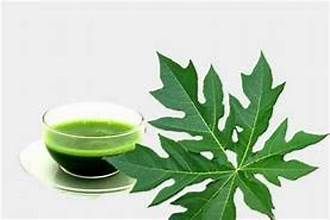
#> input picture Sesi2_Hisyam/Foto/DNPepaya.jfif, 330 x 220 px, found by its file name
$ python Green_Channel.py
#> lines starting #> are read from the running program, lines starting #| are printed output that depends on the picture
import numpy as np
import imageio.v3 as img

image_path = "C:/Users/Aspire_Black/Documents/PCG_Smes5_Hisyam/Sesi2_Hisyam/Foto/DNPepaya.jfif"
image = img.imread(image_path)
#> image is the input picture: shape (220, 330, 3); mean R, G, B 186.4, 203.4, 181.5

if len (image.shape) < 3 or image.shape[2] != 3:
    print("Format Gambar Harus RGB")
    exit()

red = image[:,:,0]
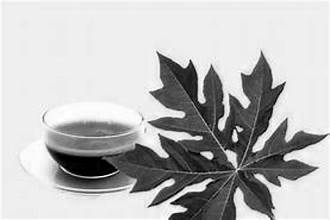
#> red: shape (220, 330); min 0, max 255, mean 186.4
green = image[:,:,1]
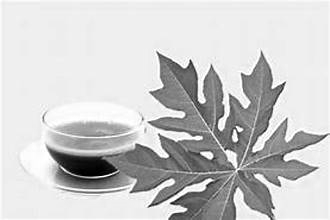
#> green: shape (220, 330); min 0, max 255, mean 203.4
blue = image[:,:,2]
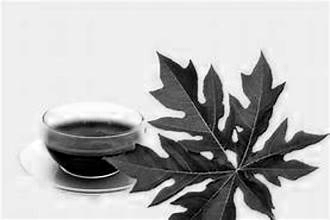
#> blue: shape (220, 330); min 0, max 255, mean 181.5

image_green = np.zeros_like(image)
image_green[:,:,1] = green
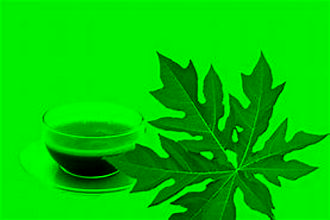
#> image_green: shape (220, 330, 3); mean of channels 0, 1, 2 0, 203.4, 0; drawn as R, G, B

img.imwrite("Green_DNpepaya.jfif", image_green)
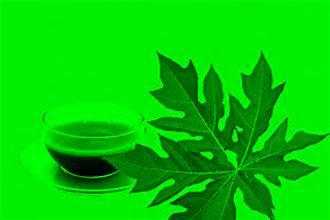
#> saved as Green_DNpepaya.jfif: shape (220, 330, 3); mean R, G, B 2.4, 203.5, 2.5

print("Proses Berhasil")
